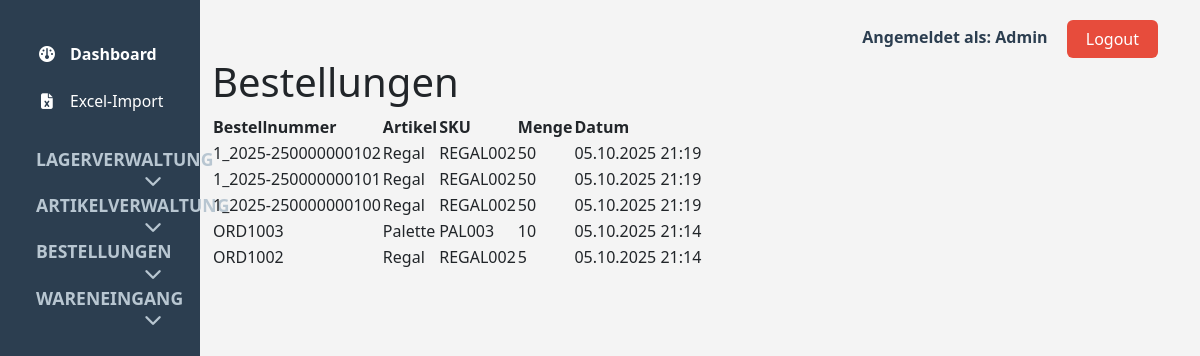
The page /bestellungen/ (signed in) on the database its author committed.
### viastore_app/models.py (models this page shows, shortened)
class Order(models.Model):
	order_number = models.CharField(max_length=50, unique=True)
	item = models.ForeignKey(Item, on_delete=models.CASCADE)
	quantity = models.PositiveIntegerField()
	order_date = models.DateTimeField(auto_now_add=True)

class Item(models.Model):
	name = models.CharField(max_length=100)
	sku = models.CharField(max_length=50, unique=True)
	quantity = models.PositiveIntegerField(default=0)
	warehouse = models.ForeignKey(Warehouse, on_delete=models.CASCADE, related_name='items')

### viastore_app/views.py (the view)
# urls.py: path("bestellungen/", order_list, name="order_list"),
@login_required
def order_list(request):
	orders = Order.objects.select_related('item').all().order_by('-order_date')
	return render(request, "order_list.html", {"orders": orders, "title": "Bestellungen"})

### viastore_app/templates/order_list.html
{% extends "base.html" %}
{% block content %}
    <div class="stockbox">
        <h1>{{ title }}</h1>
        <table>
            <tr>
                <th>Bestellnummer</th>
                <th>Artikel</th>
                <th>SKU</th>
                <th>Menge</th>
                <th>Datum</th>
            </tr>
            {% for order in orders %}
            <tr>
                <td>{{ order.order_number }}</td>
                <td>{{ order.item.name }}</td>
                <td>{{ order.item.sku }}</td>
                <td>{{ order.quantity }}</td>
                <td>{{ order.order_date|date:'d.m.Y H:i' }}</td>
            </tr>
            {% empty %}
            <tr><td colspan="5">Keine Bestellungen vorhanden.</td></tr>
            {% endfor %}
        </table>
    </div>
{% endblock %}

### viastore_app/templates/base.html (shortened to what this page needs)
<!DOCTYPE html>
<html lang="de">
<head>
    <link href="https://cdn.jsdelivr.net/npm/bootstrap@5.3.2/dist/css/bootstrap.min.css" rel="stylesheet">
    <link rel="stylesheet" href="https://cdnjs.cloudflare.com/ajax/libs/font-awesome/6.4.2/css/all.min.css">
</head>
<body>
<div class="container-fluid">
    <div class="row">
        {% block sidebar %}
            <nav class="col-2 sidebar">
                <div class="menu-group">
                    <a href="/" class="{% if request.path == '/' %}active{% endif %}"><i class="fa-solid fa-gauge"></i> Dashboard</a>
                    <div class="submenu" style="margin-left:0;">
                        <a href="/import-excel/" class="{% if request.path == '/import-excel/' %}active{% endif %}"><i class="fa-solid fa-file-excel"></i> Excel-Import</a>
                    </div>
                </div>
                <div class="menu-group">
                    <div class="menu-title" data-bs-toggle="collapse" data-bs-target="#collapseLager" style="cursor:pointer;">Lagerverwaltung <i class="fa fa-chevron-down float-end"></i></div>
                </div>
                <div class="menu-group">
                    <div class="menu-title" data-bs-toggle="collapse" data-bs-target="#collapseArtikel" style="cursor:pointer;">Artikelverwaltung <i class="fa fa-chevron-down float-end"></i></div>
                </div>
                <div class="menu-group">
                    <div class="menu-title" data-bs-toggle="collapse" data-bs-target="#collapseBestellungen" style="cursor:pointer;">Bestellungen <i class="fa fa-chevron-down float-end"></i></div>
                </div>
                <div class="menu-group">
                    <div class="menu-title" data-bs-toggle="collapse" data-bs-target="#collapseWareneingang" style="cursor:pointer;">Wareneingang <i class="fa fa-chevron-down float-end"></i></div>
                </div>
            </nav>
        {% endblock %}
        <main class="col-10">
            <div style="text-align:right; margin-top:20px; margin-right:30px;">
                {% if request.user.is_authenticated %}
                    <span style="margin-right:15px; color:#2c3e50; font-weight:bold;">Angemeldet als: {{ request.user.username }}</span>
                    <a href="/logout/" class="btn" style="background:#e74c3c; color:#fff; padding:6px 18px; font-size:1em;">Logout</a>
                {% else %}
                    <a href="/login/" class="btn" style="background:#2980b9; color:#fff; padding:6px 18px; font-size:1em;">Login</a>
                {% endif %}
            </div>
            {% block content %}{% endblock %}
        </main>
    </div>
</div>
</body>
</body>
</body>
</html>

### viastore_app/templates/base.html (style rules this page uses)
body { background: #f4f4f4; }
.sidebar { min-height: 100vh; background: #2c3e50; color: #fff; padding-top: 30px; }
.sidebar .menu-group { margin-bottom: 20px; }
.sidebar .menu-title { font-size: 1.1em; font-weight: bold; margin: 18px 24px 8px 24px; color: #b8c6d1; text-transform: uppercase; }
.sidebar a { color: #fff; display: flex; align-items: center; gap: 12px; padding: 12px 24px; text-decoration: none; font-weight: bold; border-radius: 4px; }
.sidebar i { min-width: 22px; text-align: center; }
.sidebar .submenu { margin-left: 20px; }
.sidebar .submenu a { font-weight: normal; font-size: 0.98em; }
main.col-10 { min-height: 100vh; }

### rows shown on the page
Order: order_number "1_2025-250000000102", item.name "Regal", item.sku "REGAL002", quantity "50", order_date "05.10.2025 21:19"
Order: order_number "1_2025-250000000101", item.name "Regal", item.sku "REGAL002", quantity "50", order_date "05.10.2025 21:19"
Order: order_number "1_2025-250000000100", item.name "Regal", item.sku "REGAL002", quantity "50", order_date "05.10.2025 21:19"
Order: order_number "ORD1003", item.name "Palette", item.sku "PAL003", quantity "10", order_date "05.10.2025 21:14"
Order: order_number "ORD1002", item.name "Regal", item.sku "REGAL002", quantity "5", order_date "05.10.2025 21:14"

### other values the page prints
{{ request.user.username }} "Admin"
{{ title }} "Bestellungen"
